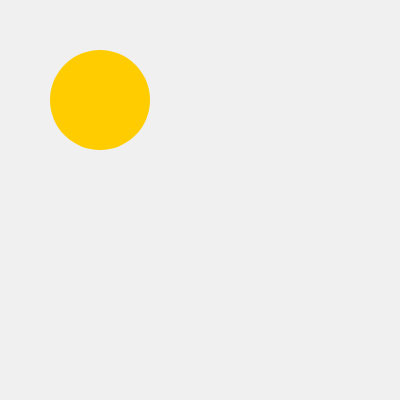
Frame 1 (no input)
Frame 60 (no input): identical to frame 1, image omitted
Frame 120 (the mouse pressed at the canvas centre since frame 60): identical to frame 1, image omitted

The p5.js sketch that drew this single still picture (run headless with seeded random() and noise() and a simulated clock; from frame 60 on, the mouse is pressed at the canvas centre):

// p5.js sketch
// ── sketch.js
// my stuffs
let stuffs = ["ipad","phone","lipstick","notebook"];

function setup() {
  createCanvas(400, 400);
}

function draw() {
  background(240);
  fill(255, 204, 0);
  noStroke();
  circle(100, 100, 100);
}
